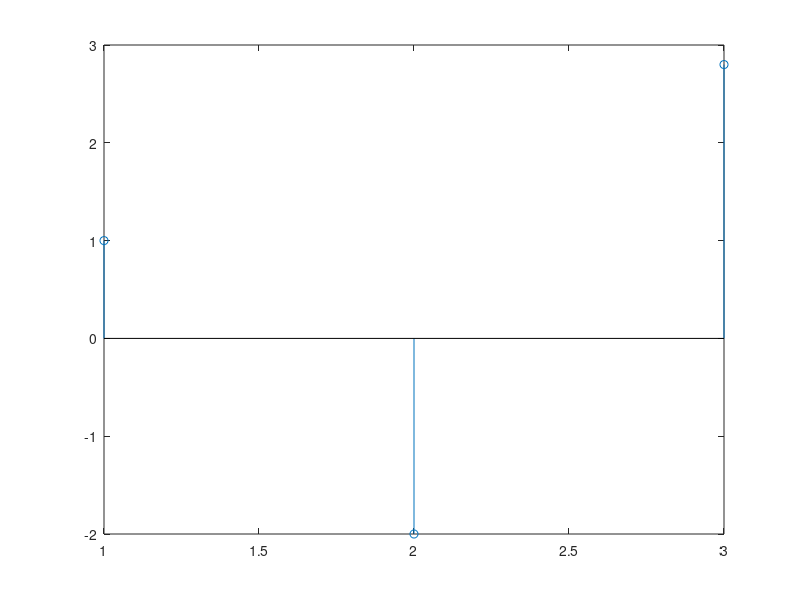
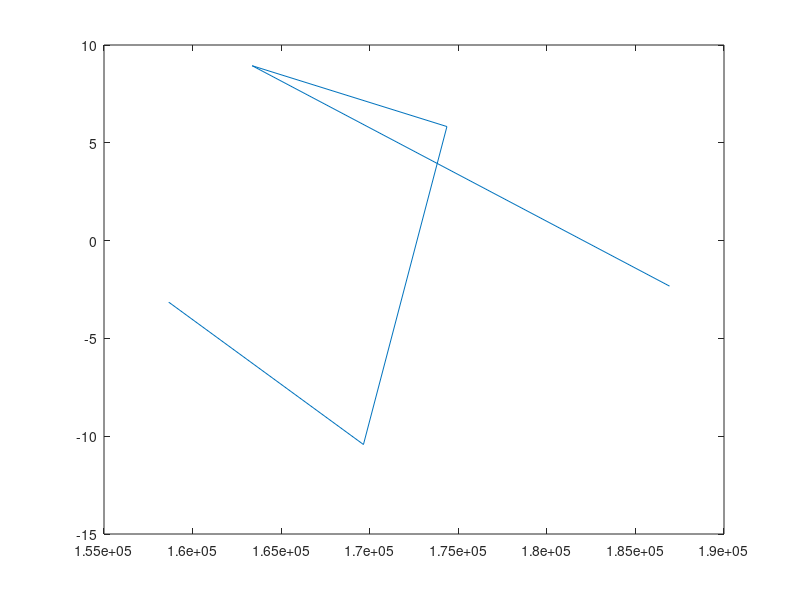

Write MATLAB code to recreate these figures, in order. (Note: this script raises an error after producing the figures.)
hn = [1,-1,0.9];

a = [1,-1,0.9];
b = 1;
[h,w] = freqz(a,b,'whole');
fs = 1000;

%plotting freq response of the filter
figure(2);
plot((w*fs)/2*pi,20*log10(abs(h)))

%plotting impulse response in the time domain
n = 1:length(hn);
yn = filter(a,b,hn);
figure(1)
stem(n,yn);

freq = [100,500,1000,1500,1800];

fs = 8000;
ts = 1/fs;
t = ts:ts:1;
n = 1:500;

for i = 1:length(freq)

    xn = cos(2*pi*freq(i)*n*ts);
    %adding noise
    xn = xn+0.25*(-1+2*rand(size(xn)));
    
    xn = overlapsave(xn,hn,200);
    n = 1:length(xn);

    figure(1)
    subplot(5,2,2*i-1)
    plot(n,xn);
    
    yn = filter(a,b,xn);
    figure(1)
    subplot(5,2,2*i)
    plot(n,yn);

end
